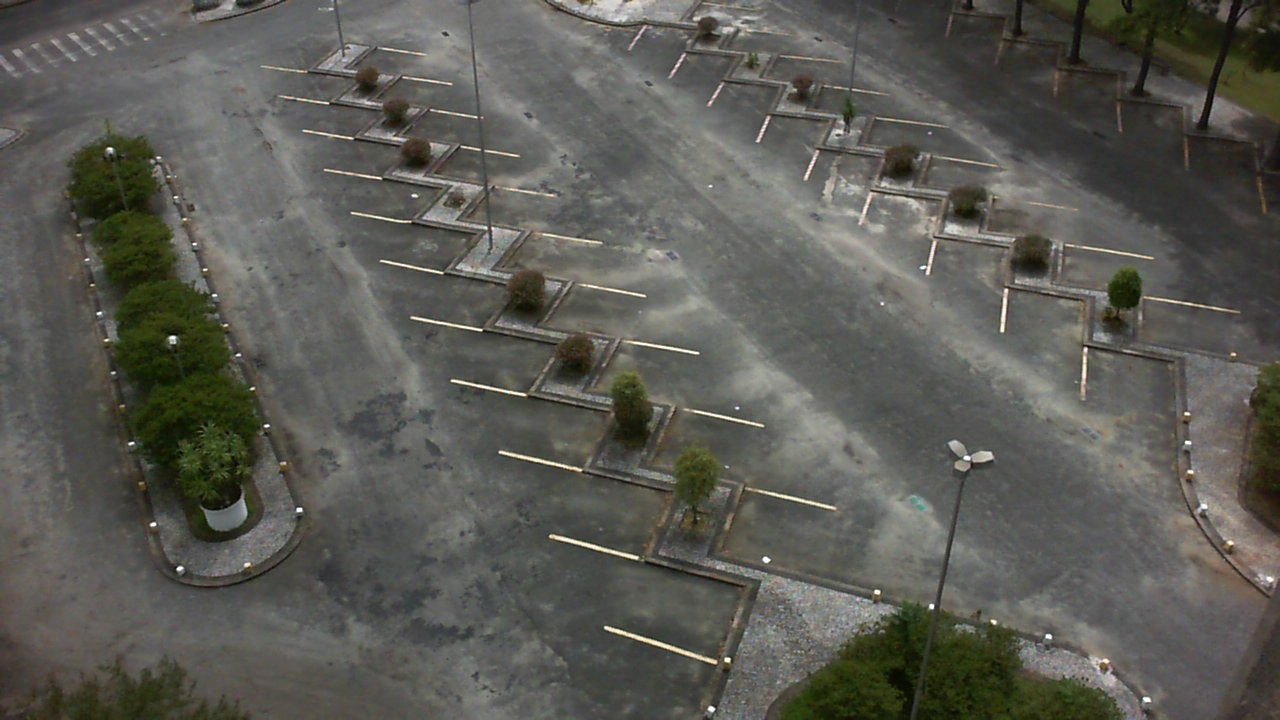
//> input picture testingEnv/ParkingLot_dataset/sequence0/frames/2013-02-24_10_35_04.jpg, 1280 x 720 px
$ ./gabor   (built with g++ and OpenCV 4)
//> lines starting //> are read from the running program, lines starting //| are printed output that depends on the picture; after the words box and inside, x2 and y2 are one past the last pixel; in counts of white or black regions, pixels touching at a corner belong together
//
// Created by trigger on 8/21/24.
//
#include <opencv2/opencv.hpp>

using namespace cv;

// Variabili globali
int theta_slider = 45;  // Valore iniziale del trackbar (theta)
int sigma_slider = 50;  // Valore iniziale del trackbar (sigma moltiplicato per 10)
int phase_slider = 90;  // Valore iniziale del trackbar (fase in gradi)
int kernel_size = 21;
double lambda = 10.0;
double gabor_gamma = 0.5;

// Immagine originale
Mat img;

Ptr<LineSegmentDetector> lsd = createLineSegmentDetector(LSD_REFINE_STD);

// [78 lines left out: function adaptiveSharpeningByTiles, not called in this run]

void adaptiveBilateralFilter(cv::Mat& image, int tileSize) {
    // Assicurati che l'immagine sia del tipo CV_8UC1 o CV_8UC3
    if (image.type() != CV_8UC1 && image.type() != CV_8UC3) {
        std::cerr << "L'immagine deve essere in scala di grigi (CV_8UC1) o a colori (CV_8UC3)!" << std::endl;
        return;
    }

    // Crea una maschera vuota per l'immagine filtrata
    cv::Mat filteredImage = cv::Mat::zeros(image.size(), image.type());

    // Suddividi l'immagine in tiles
    int rows = image.rows;
    int cols = image.cols;

    for (int y = 0; y < rows; y += tileSize) {
        for (int x = 0; x < cols; x += tileSize) {
            // Definisci il rettangolo del tile
            int tileWidth = std::min(tileSize, cols - x);
            int tileHeight = std::min(tileSize, rows - y);
            cv::Rect tileRect(x, y, tileWidth, tileHeight);

            // Estrai il tile dall'immagine
            cv::Mat tile = image(tileRect);

            // Crea una copia del tile per l'elaborazione
            cv::Mat tileCopy;
            tile.copyTo(tileCopy);

            // Calcola la varianza locale del tile per determinare la quantità di dettagli
            cv::Scalar mean, stddev;
            cv::meanStdDev(tileCopy, mean, stddev);
            double variance = stddev[0] * stddev[0];

            // Adatta i parametri del filtro bilaterale in base alla varianza
            int d = 9;  // Diametro del filtro
            double sigmaColor, sigmaSpace;

            if (variance < 300) {
                // Aree piatte: applica un forte smoothing
                sigmaColor = 50;
                sigmaSpace = 50;
            } else if (variance < 500) {
                // Aree con qualche dettaglio: smoothing moderato
                sigmaColor = 25;
                sigmaSpace = 25;
            } else {
                // Aree dettagliate: smoothing leggero per preservare i bordi
                sigmaColor = 10;
                sigmaSpace = 10;
            }

            // Applica il filtro bilaterale adattivo sulla copia del tile
            cv::Mat tileFiltered;
            cv::bilateralFilter(tileCopy, tileFiltered, d, sigmaColor, sigmaSpace);

            // Copia il risultato filtrato nel tile originale (nella maschera)
            tileFiltered.copyTo(filteredImage(tileRect));
        }
    }

    // Sostituisci l'immagine originale con quella filtrata
    image = filteredImage.clone();  // Usa clone per assicurarti che i dati siano separati
}

void updateImage(int, void*) {
    double theta = theta_slider * CV_PI / 180.0; // Converti il valore del trackbar in radianti
    double sigma = sigma_slider / 10.0; // Scala il valore di sigma
    double psi = phase_slider * CV_PI / 180.0; // Converti la fase da gradi a radianti

    // Crea il kernel di Gabor con theta, sigma e fase aggiornati
    Mat gaborKernel = getGaborKernel(Size(kernel_size, kernel_size), sigma, theta, lambda, gabor_gamma, psi, CV_32F);

    // Filtra l'immagine
    Mat filtered_img;
    filter2D(img, filtered_img, CV_32F, gaborKernel);

    // Normalizza per la visualizzazione
    normalize(filtered_img, filtered_img, 0, 255, NORM_MINMAX, CV_8U);

    // Visualizza l'immagine filtrata
    imshow("Filtered Image", filtered_img);

    Mat binary_img;
    threshold(filtered_img, binary_img, 128, 255, THRESH_BINARY);
    imshow("trh", binary_img);

    // Rilevamento delle linee con Hough Transform
    std::vector<Vec4f> lines;
    lsd->detect(filtered_img, lines);

    // Disegno delle linee rilevate sull'immagine originale
    Mat output;
    cvtColor(img, output, COLOR_GRAY2BGR);
    lsd ->drawSegments(output, lines);
    // Visualizzazione del risultato
    imshow("Detected Lines", output);
}

int main() {
    // Carica l'immagine
    img = imread("/home/trigger/Documents/GitHub/Parking_lot_occupancy/testingEnv/ParkingLot_dataset/sequence0/frames/2013-02-24_10_35_04.jpg", IMREAD_GRAYSCALE);
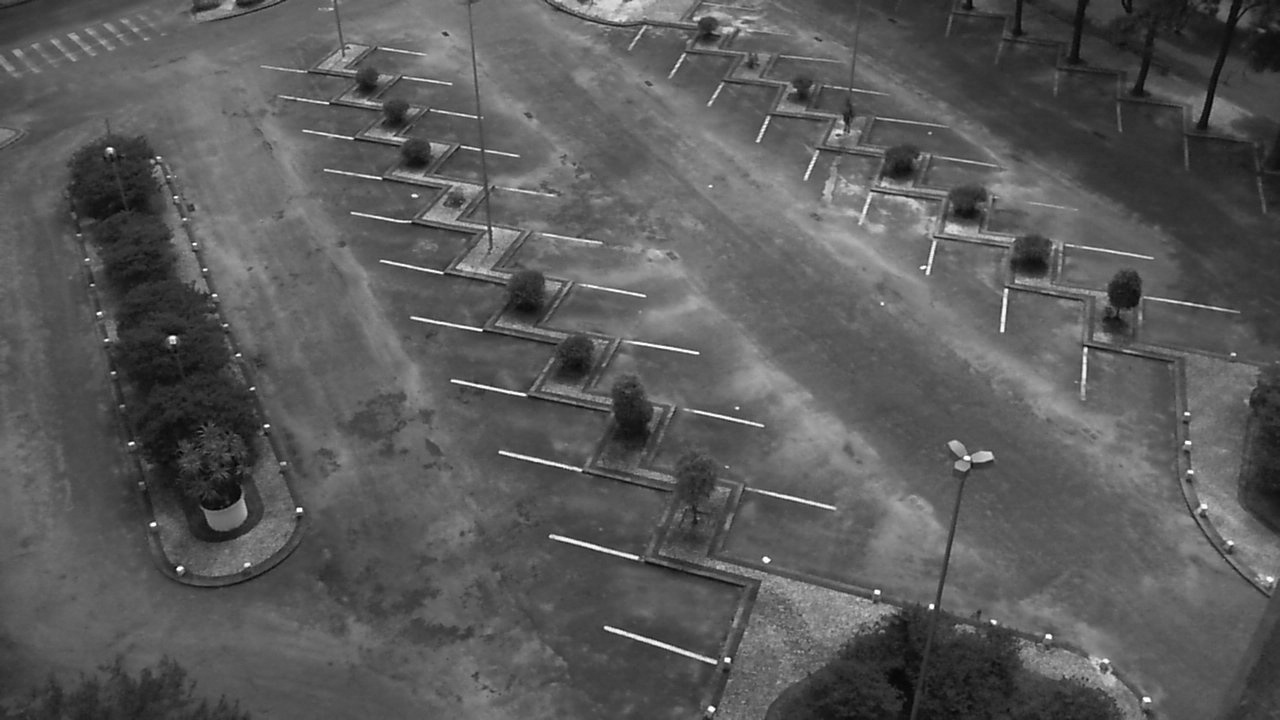
//> img: 720 rows x 1280 cols, CV_8UC1; min 0, max 255, mean 89.9
    cv::Ptr<cv::CLAHE> clahe = cv::createCLAHE(3.0, cv::Size(4, 4));
    //clahe->apply(img, img);
    // Riduzione del rumore con GaussianBlur
    GaussianBlur(img, img, Size(5, 5), 2, 2);
    adaptiveBilateralFilter(img, 5);
    //adaptiveSharpeningByTiles(img, 5);

    cv::waitKey(0);

// [51 lines of commented-out code are left out]
    namedWindow("Filtered Image", WINDOW_AUTOSIZE);
    createTrackbar("Theta", "Filtered Image", &theta_slider, 180, updateImage);
    createTrackbar("Sigma x10", "Filtered Image", &sigma_slider, 100, updateImage); // Sigma varia tra 0.0 e 10.0
    createTrackbar("Phase", "Filtered Image", &phase_slider, 360, updateImage); // La fase varia tra 0 e 360 gradi

    // Aggiorna l'immagine inizialmente
    updateImage(0, 0);
//> in updateImage, `filter2D(img, filtered_img, CV_32F, gaborKernel);`:
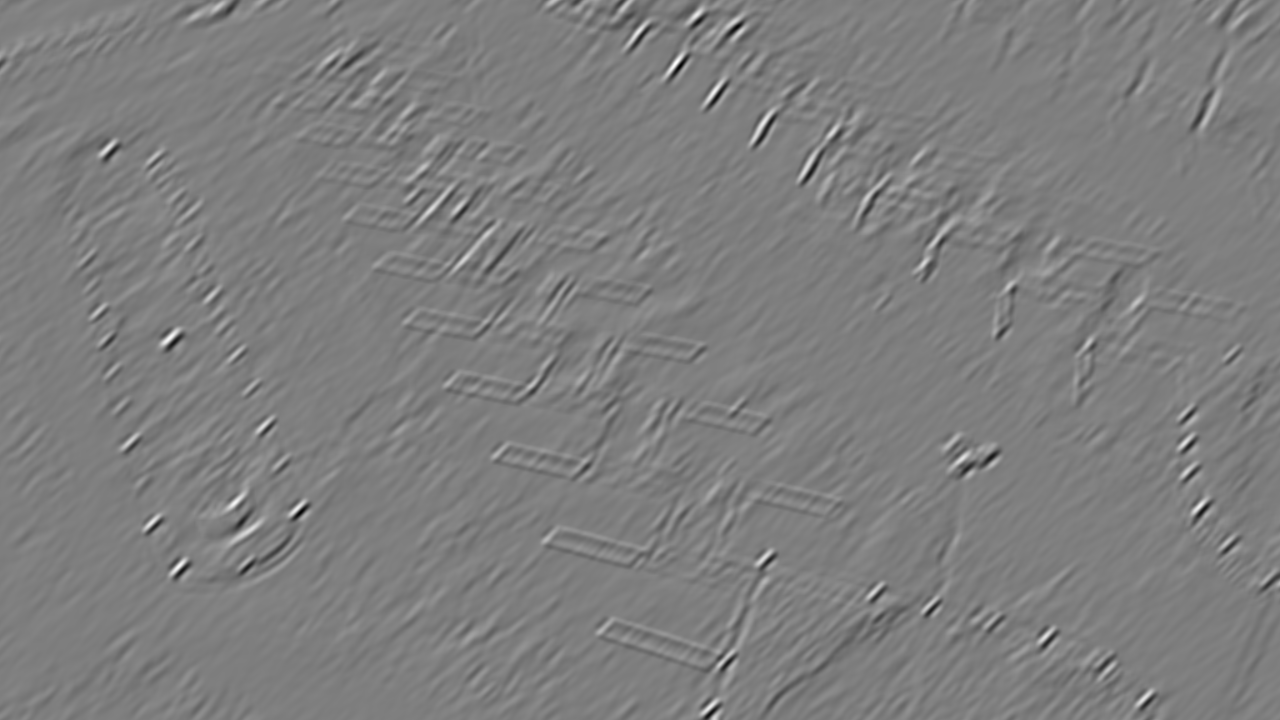
//> filtered_img: 720 rows x 1280 cols, CV_32FC1; min -2212.5, max 2238.3, mean -2.5; drawn with min black and max white
//> in updateImage, `threshold(filtered_img, binary_img, 128, 255, THRESH_BINARY);`:
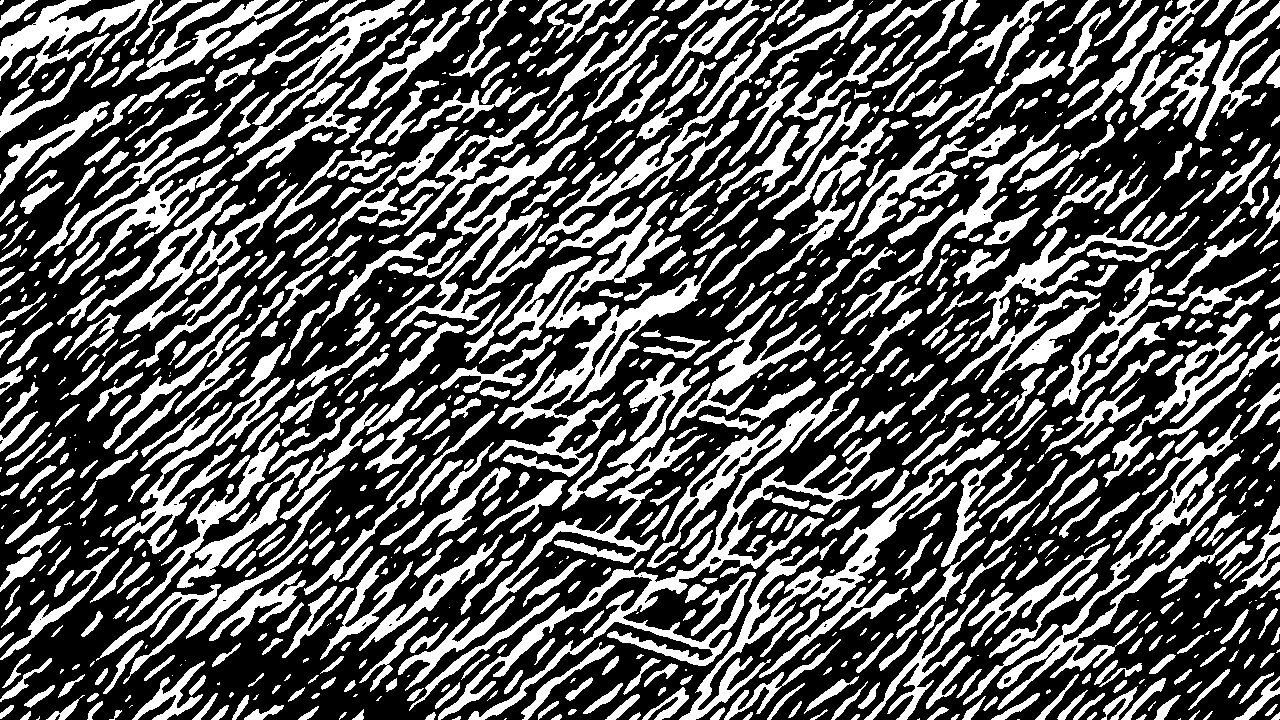
//> binary_img: 720 rows x 1280 cols, CV_8UC1; 35.2% white; 1057 white regions (247 under 20 px), largest, box (x1, y1, x2, y2) and area: (438, 381, 895, 720) 16649, (489, 244, 737, 477) 7618, (679, 438, 1000, 720) 7581
//> in updateImage, `lsd->detect(filtered_img, lines);`: lines = 1426 items, first 8: [661.8, 84.35, 688.5, 49.66], [287, 520.7, 309.3, 499.3], [169, 579, 189.6, 558.3], [701.7, 111.4, 730.2, 73.75], [698.5, 719.9, 720.7, 699.5], [1189.6, 519.7, 1212, 495.8], [622.1, 54.6, 652, 18.45], [159.7, 351, 183.1, 328.1]
//> in updateImage, `lsd ->drawSegments(output, lines);`:
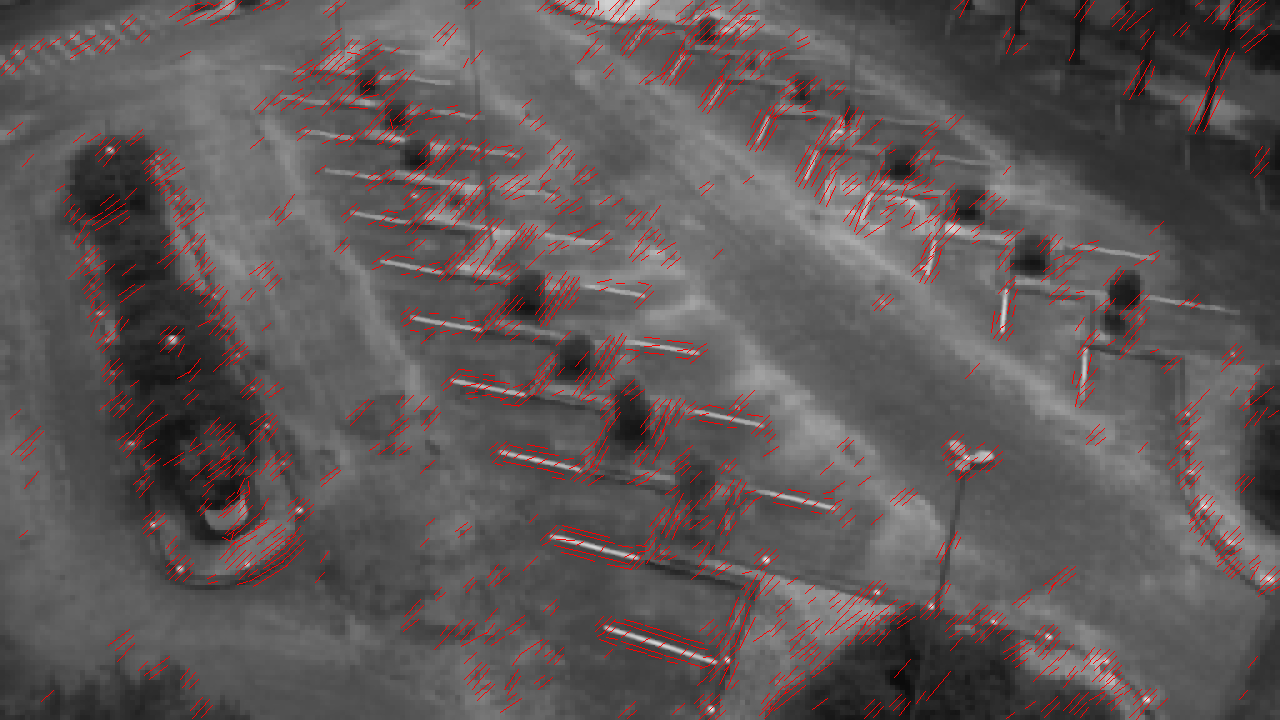
//> output: 720 rows x 1280 cols, CV_8UC3; mean B, G, R 87.5, 87.5, 94.1
    waitKey(0);

    return 0;
}

$ run again, with testingEnv/ParkingLot_dataset/sequence0/frames/2013-02-24_15_10_09.jpg copied over testingEnv/ParkingLot_dataset/sequence0/frames/2013-02-24_10_35_04.jpg
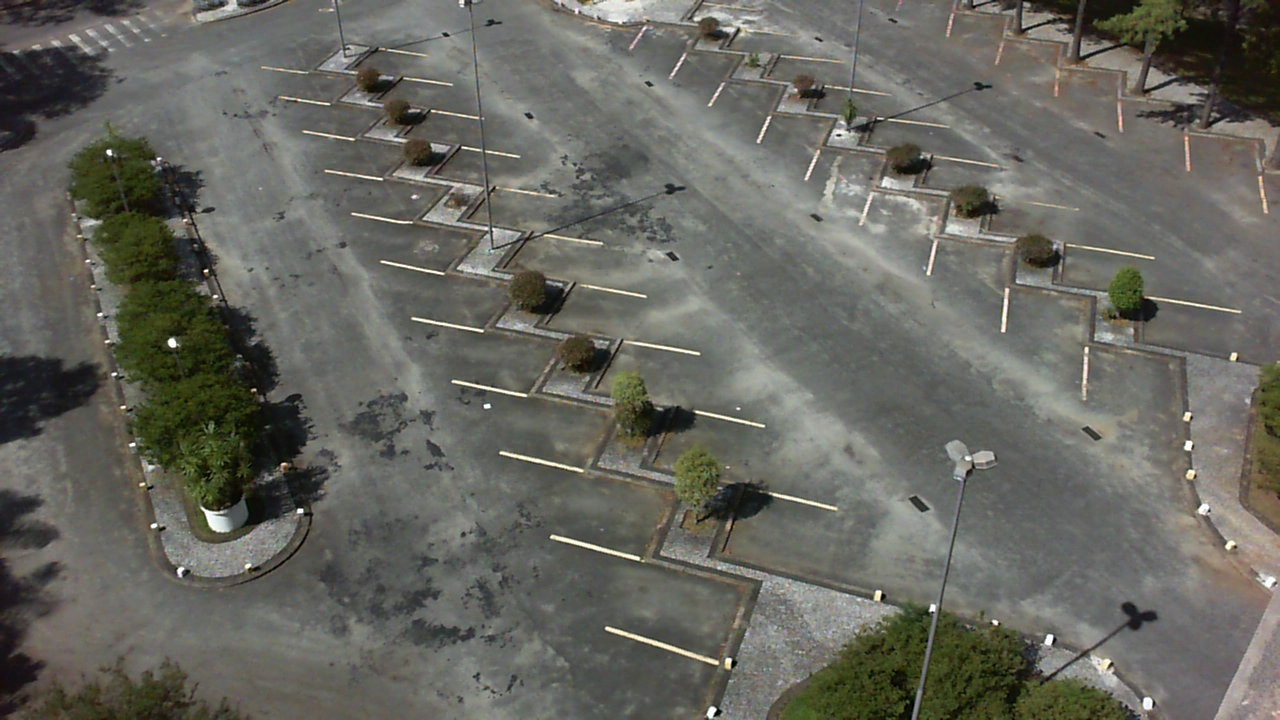
//> input picture testingEnv/ParkingLot_dataset/sequence0/frames/2013-02-24_15_10_09.jpg, 1280 x 720 px
//> in updateImage, `threshold(filtered_img, binary_img, 128, 255, THRESH_BINARY);`:
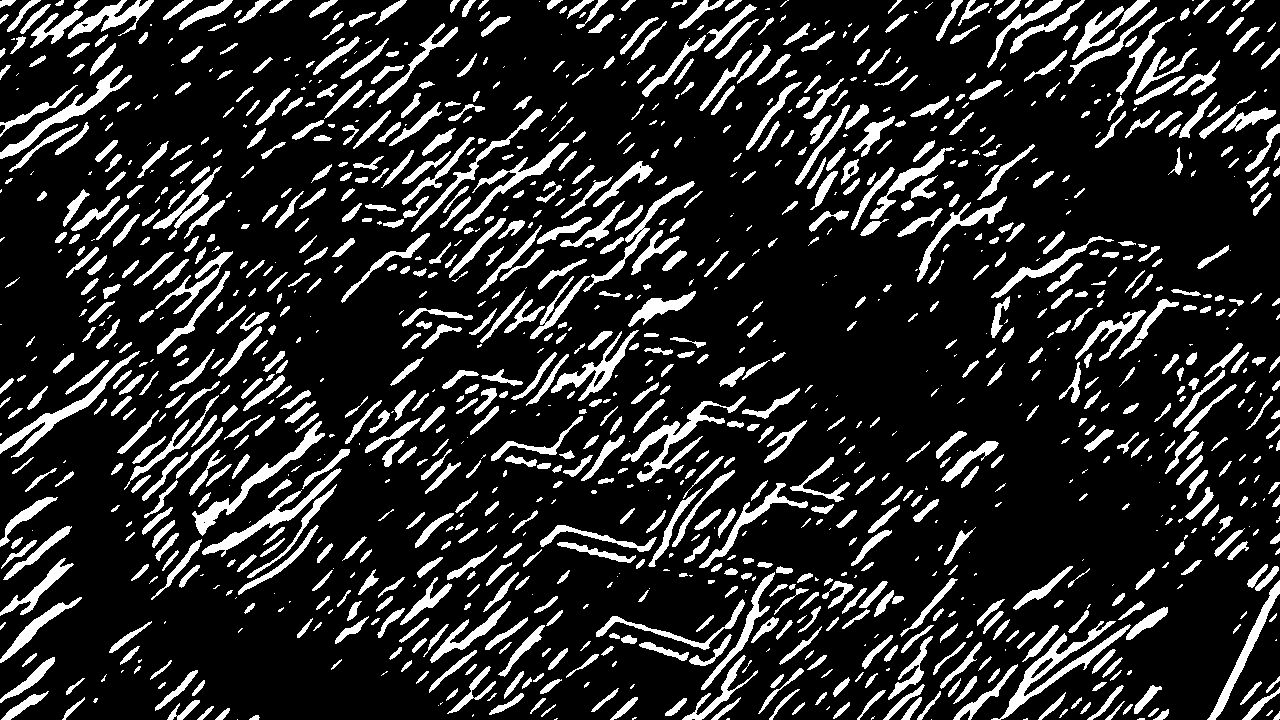
//> binary_img: 720 rows x 1280 cols, CV_8UC1; 16.3% white; 1232 white regions (333 under 20 px), largest, box (x1, y1, x2, y2) and area: (991, 621, 1131, 720) 2202, (621, 396, 746, 482) 1877, (192, 421, 325, 536) 1696
//> lines = 1313 items, first 8: [701.6, 719.2, 722.7, 700.2], [1035, 655.1, 1059.3, 626.8], [728.2, 703.2, 708.9, 719.1], [1178, 455.5, 1198.5, 433.5], [169.7, 581, 191.8, 558], [867, 605.7, 888.2, 583.2], [748.3, 19.56, 725.2, 42.71], [288.6, 521.1, 311, 499.7]
//> in updateImage, `lsd ->drawSegments(output, lines);`:
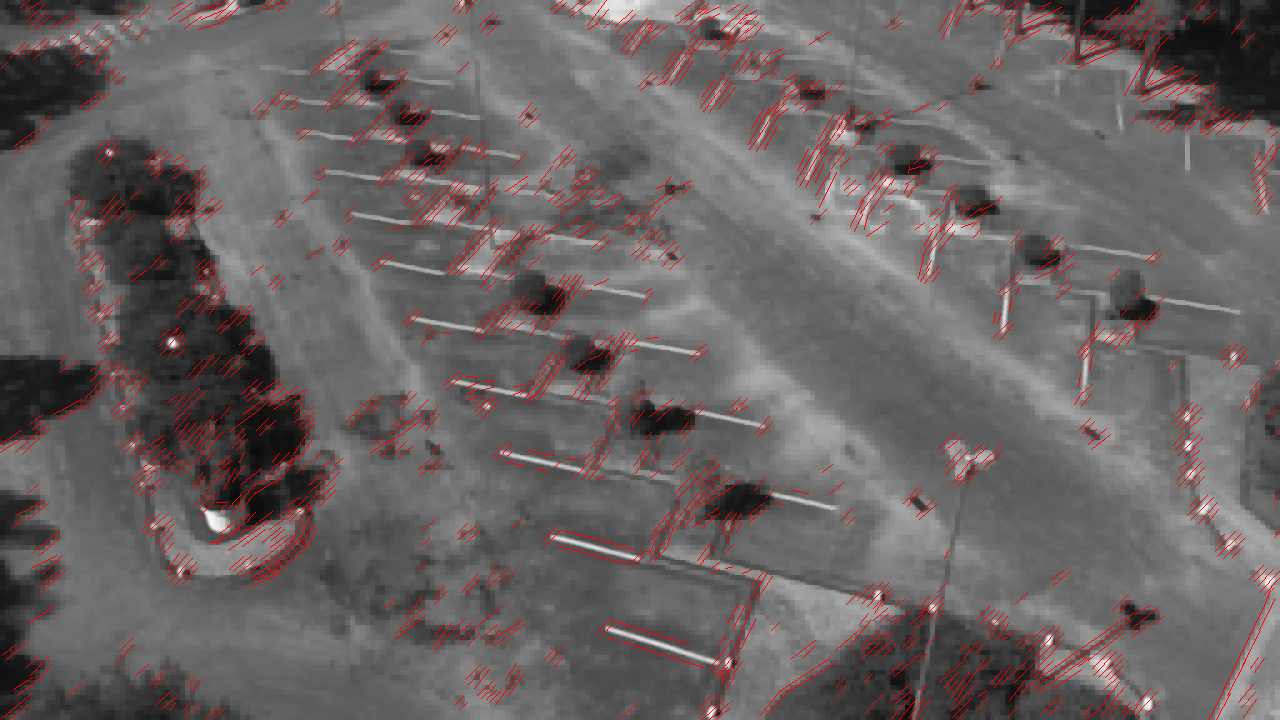
//> output: 720 rows x 1280 cols, CV_8UC3; mean B, G, R 99.2, 99.2, 105.7
